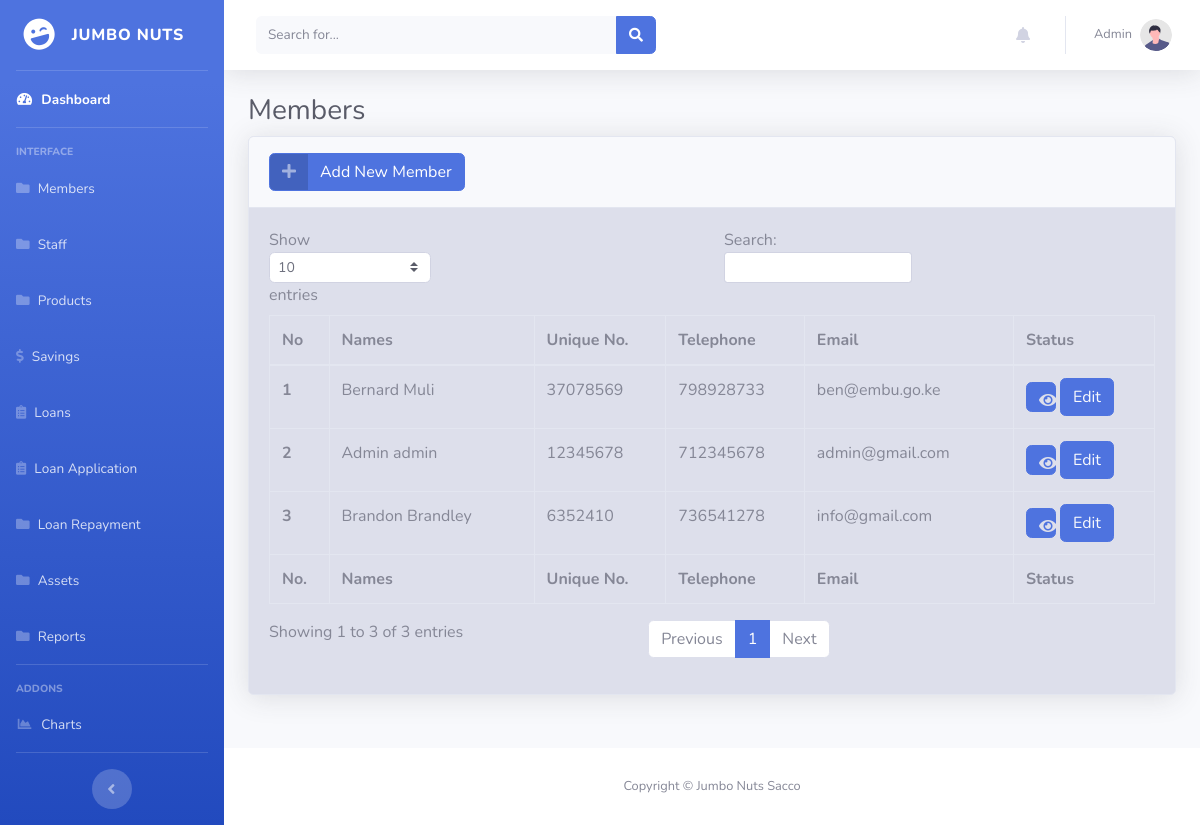
Before: /members.php (signed in) with the older database file.
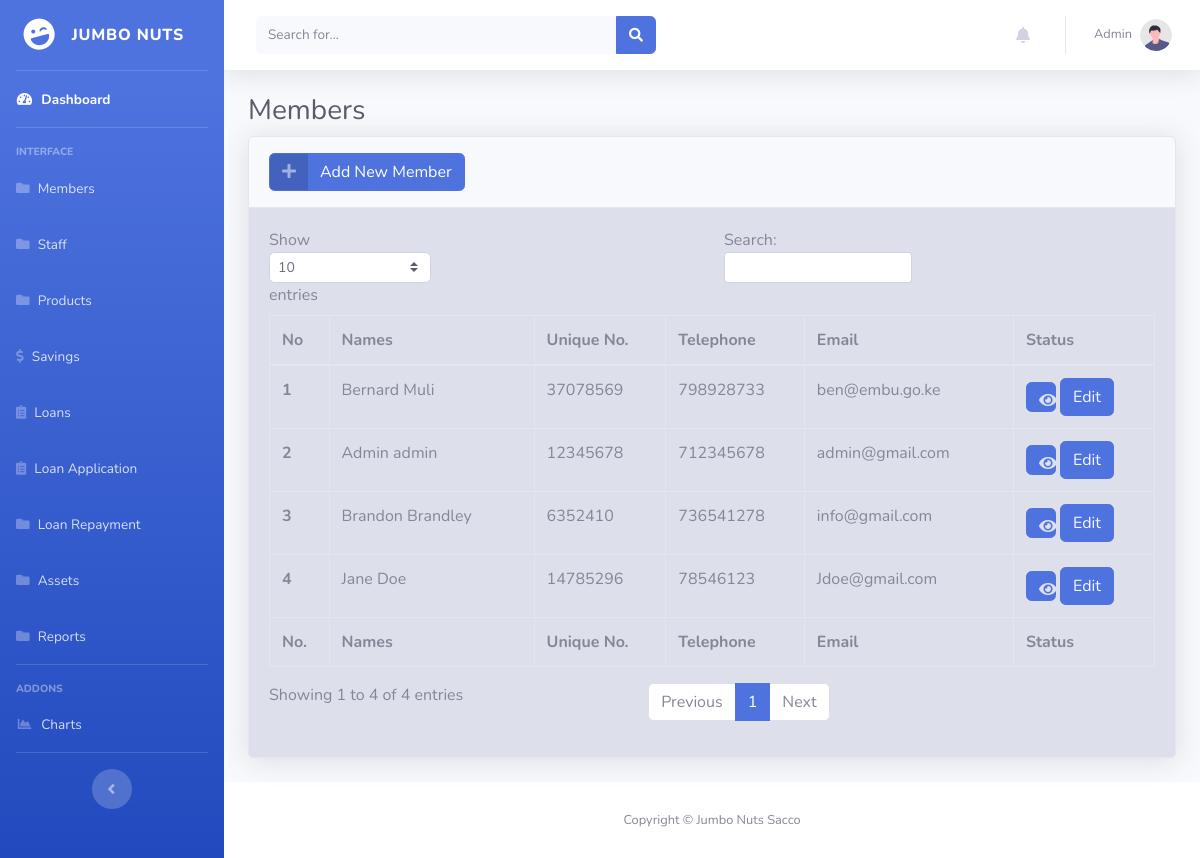
After: the same page with the newer database file.
### tables this page shows
CREATE TABLE `members` (
  `id` int(11) NOT NULL,
  `Names` varchar(255) NOT NULL,
  `Unq_number` int(12) NOT NULL,
  `email` varchar(255) NOT NULL,
  `M_no` varchar(100) NOT NULL,
  `DOB` date NOT NULL,
  `Age` int(11) NOT NULL,
  `Telephone` int(11) NOT NULL,
  `gender` varchar(100) NOT NULL,
  `Tax_pin` varchar(100) NOT NULL,
  `Kin` varchar(255) NOT NULL,
  `Kin_R` varchar(100) NOT NULL,
  `Kin_contact` int(12) NOT NULL,
  `M_image` longblob NOT NULL,
  `M_form` varchar(255) NOT NULL
);

### members.php (the view, shortened to what this page needs)
<?php
include("sidebar.php");
include('./includes/connection.php');
?>
<div class="container-fluid">
    <h1 class="h3 mb-2 text-gray-800">Members</h1>
    <div class="card shadow mb-4 bg-gray-300" >
        <div class="card-header py-3">
            <a href="addmember.php" class="btn btn-primary btn-icon-split">
                <span class="icon text-white-50">
                    <i class="fas fa-plus"></i>
                </span>
                <span class="text">Add New Member</span>
            </a>
        </div>
        <div class="card-body">
            <div class="table-responsive">
                <table class="table table-bordered" id="dataTable" width="100%" cellspacing="0">
                    <thead>
                        <tr>
                            <th>No</th>
                            <th>Names</th>
                            <th>Unique No.</th>
                            <th>Telephone</th>
                            <th>Email</th>
                            <th>Status</th>
                        </tr>
                    </thead>
                    <tfoot>
                        <tr>
                            <th>No.</th>
                            <th>Names</th>
                            <th>Unique No.</th>
                            <th>Telephone</th>
                            <th>Email</th>
                            <th>Status</th>
                        </tr>
                    </tfoot>
                    <tbody>
                        <?php
                        $sql = 'SELECT * FROM members';
                        $results = mysqli_query($con, $sql);
                        while ($row = mysqli_fetch_assoc($results)) {
                            $id = $row['id'];
                            $Names = $row['Names'];
                            $Unq_number = $row['Unq_number'];
                            $Telephone = $row['Telephone'];
                            $email = $row['email'];
                            echo '<tr>
                            <th scope="row">' . $id . '</th>
           <td>' . $Names . '</td>
       <td>' . $Unq_number . '</td>
       <td>' . $Telephone . '</td>
       <td>' . $email . '</td>
              <td> <button class="btn btn-primary " style=" width:30px; height:30px "><a class="text-light "  href="info.php?infoid=' . $id . '"><i class="fas fa-eye text-gray-300"></i></a></button>
              <button class="btn btn-primary "><a class="text-light "  href="Editmember.php?memberid=' . $id . '">Edit</i></a></button>
     </tr>';
                        }
                        ?>
                    </tbody>
                </table>
            </div>
        </div>
    </div>
</div>
</div>
<?php
include("footer.php");
?>
</div>
</div>
</body>
</html>

### sidebar.php (shortened to what this page needs)
<!DOCTYPE html>
<html lang="en">
<head>
    <link href="vendor/fontawesome-free/css/all.min.css" rel="stylesheet" type="text/css">
    <link href="css/sb-admin-2.min.css" rel="stylesheet">
    <link href="jquery-3.2.1.min.js" rel="stylesheet">
</head>
<body id="page-top">
    <div id="wrapper">
        <ul class="navbar-nav bg-gradient-primary sidebar sidebar-dark accordion" id="accordionSidebar">
            <a class="sidebar-brand d-flex align-items-center justify-content-center" href="index.php">
                <div class="sidebar-brand-icon rotate-n-15">
                    <i class="fas fa-laugh-wink"></i>
                </div>
                <div class="sidebar-brand-text mx-3">Jumbo Nuts</div>
            </a>
            <hr class="sidebar-divider my-0">
            <li class="nav-item active">
                <a class="nav-link" href="index.php">
                    <i class="fas fa-fw fa-tachometer-alt"></i>
                    <span>Dashboard</span></a>
            </li>
            <hr class="sidebar-divider">
            <div class="sidebar-heading">
                Interface
            </div>
            <li class="nav-item">
                <a class="nav-link" href="members.php">
                    <i class="fas fa-folder"></i>
                    <span>Members</span></a>
            </li>
            <li class="nav-item">
                <a class="nav-link" href="staff.php">
                    <i class="fas fa-folder"></i>
                    <span>Staff</span></a>
            </li>
            <li class="nav-item">
                <a class="nav-link" href="products.php">
                    <i class="fas fa-folder"></i>
                    <span>Products</span></a>
            </li>
            <li class="nav-item">
                <a class="nav-link" href="savings.php">
                    <i class="fas fa-dollar-sign"></i>
                    <span>Savings</span></a>
            </li>
            <li class="nav-item">
                <a class="nav-link" href="loans.php">
                    <i class="fas fa-clipboard-list"></i>
                    <span>Loans</span></a>
            </li>
            <li class="nav-item">
                <a class="nav-link" href="loanapp.php">
                    <i class="fas fa-clipboard-list"></i>
                    <span>Loan Application</span></a>
            </li>
            <li class="nav-item">
                <a class="nav-link" href="Repayment.php">
                    <i class="fas fa-folder"></i>
                    <span>Loan Repayment</span></a>
            </li>
            <li class="nav-item">
                <a class="nav-link" href="assets.php">
                    <i class="fas fa-folder"></i>
                    <span>Assets</span></a>
            </li>
            <li class="nav-item">
                <a class="nav-link" href="reports.php">
                    <i class="fas fa-folder"></i>
                    <span>Reports</span></a>
            </li>
            <hr class="sidebar-divider">
            <div class="sidebar-heading">
                Addons
            </div>
            <li class="nav-item">
                <a class="nav-link" href="charts.php">
                    <i class="fas fa-fw fa-chart-area"></i>
                    <span>Charts</span></a>
            </li>
            <hr class="sidebar-divider d-none d-md-block">
            <div class="text-center d-none d-md-inline">
                <button class="rounded-circle border-0" id="sidebarToggle"></button>
            </div>
        </ul>
        <div id="content-wrapper" class="d-flex flex-column">
            <div id="content">
                <nav class="navbar navbar-expand navbar-light bg-white topbar mb-4 static-top shadow">
                    <form
                        class="d-none d-sm-inline-block form-inline mr-auto ml-md-3 my-2 my-md-0 mw-100 navbar-search">
                        <div class="input-group">
                            <input type="text" class="form-control bg-light border-0 small" placeholder="Search for..."
                                aria-label="Search" aria-describedby="basic-addon2">
                            <div class="input-group-append">
                                <button class="btn btn-primary" type="button">
                                    <i class="fas fa-search fa-sm"></i>
                                </button>
                            </div>
                        </div>
                    </form>
                    <ul class="navbar-nav ml-auto">
                        <li class="nav-item dropdown no-arrow mx-1">
                            <a class="nav-link dropdown-toggle" href="#" id="alertsDropdown" role="button"
                                data-toggle="dropdown" aria-haspopup="true" aria-expanded="false">
                                <i class="fas fa-bell fa-fw"></i>
                            </a>
                        </li>
                        <li class="nav-item dropdown no-arrow">
                            <a class="nav-link dropdown-toggle" href="#" id="userDropdown" role="button"
                                data-toggle="dropdown" aria-haspopup="true" aria-expanded="false">
                                <span class="mr-2 d-none d-lg-inline text-gray-600 small">
                                    <?php echo $_SESSION['Username'] ?>
                                </span>
                                <img class="img-profile rounded-circle" src="img/undraw_profile.svg">
                            </a>
                        </li>
                    </ul>
                </nav>

### footer.php
<footer class="sticky-footer bg-white">
    <div class="container my-auto">
        <div class="copyright text-center my-auto">
            <span>Copyright &copy; Jumbo Nuts Sacco</span>
        </div>
    </div>
</footer>

Changed rows visible on the page:
added members: id "4", Names "Jane Doe", Unq_number "14785296", Telephone "78546123", email "Jdoe@gmail.com"
Other visible differences:
text written by a page script: "Show entries Search: Showing 1 to 3 of 3 entries Previous 1 Next" → "Show entries Search: Showing 1 to 4 of 4 entries Previous 1 Next"
